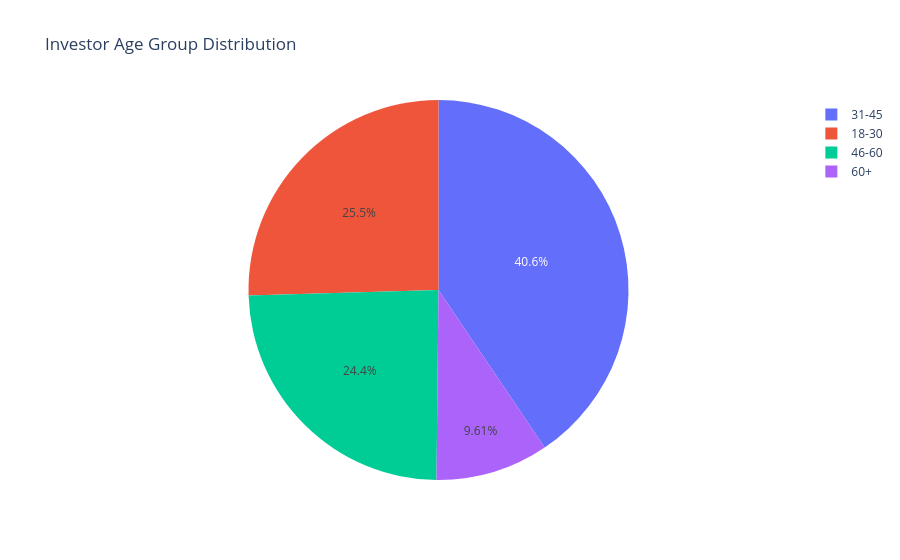
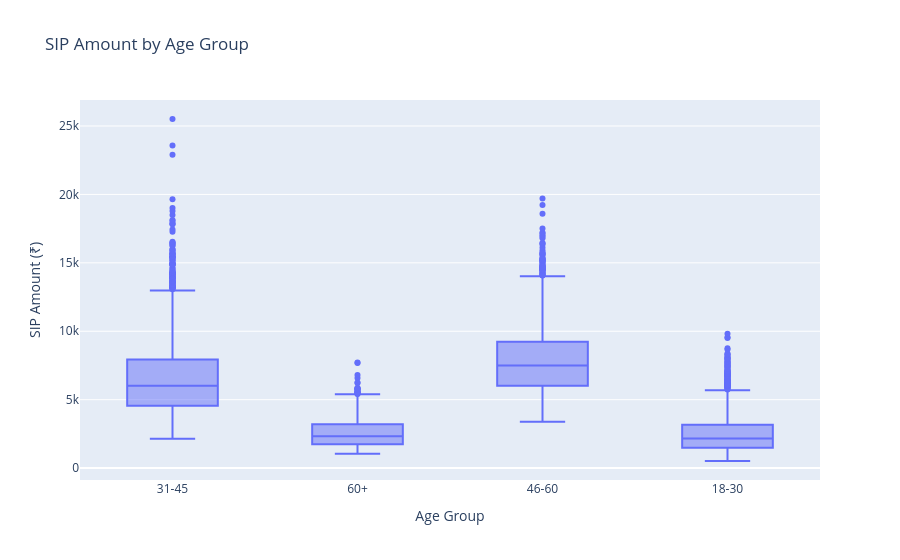
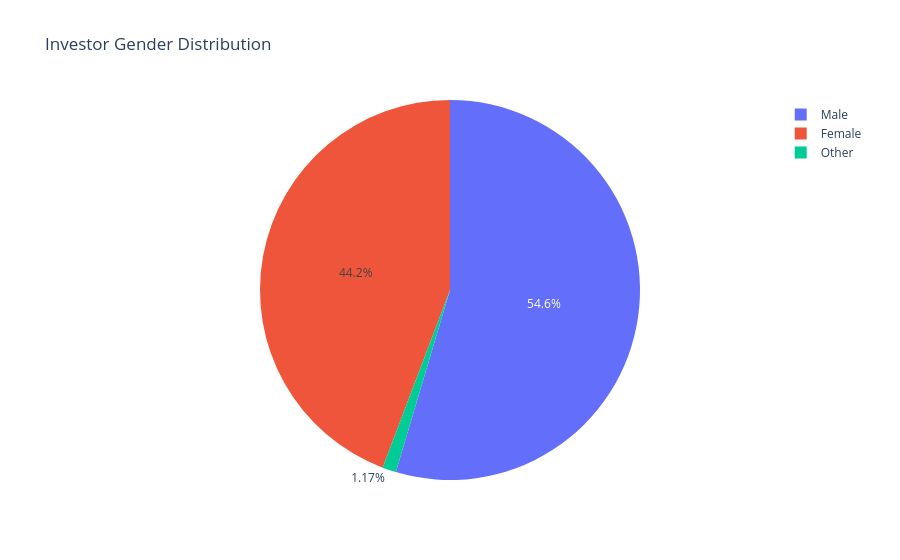

These figures' notebook cell, in order:
### Markdown cell above
### 7. Investor demographics (age, gender, SIP amount by age)

### Code cell
np.random.seed(42)
n_investors = 10000
ages = np.random.choice(['18-30', '31-45', '46-60', '60+'], size=n_investors, p=[0.25,0.40,0.25,0.10])
genders = np.random.choice(['Male', 'Female', 'Other'], size=n_investors, p=[0.55,0.44,0.01])
sip_amounts = []
for age in ages:
    if age == '18-30':
        amt = np.random.gamma(2, 1000) + 500
    elif age == '31-45':
        amt = np.random.gamma(3, 1500) + 2000
    elif age == '46-60':
        amt = np.random.gamma(4, 1200) + 3000
    else:
        amt = np.random.gamma(2, 800) + 1000
    sip_amounts.append(max(500, min(50000, amt)))

df_demo = pd.DataFrame({'age_group': ages, 'gender': genders, 'sip_amount': sip_amounts})

fig_age = px.pie(df_demo, names='age_group', title='Investor Age Group Distribution')
fig_age.show()
fig_age.write_html('../reports/eda_plots/age_pie.html')

fig_box = px.box(df_demo, x='age_group', y='sip_amount', title='SIP Amount by Age Group',
                 labels={'sip_amount': 'SIP Amount (₹)', 'age_group': 'Age Group'})
fig_box.show()
fig_box.write_html('../reports/eda_plots/sip_by_age.html')

fig_gender = px.pie(df_demo, names='gender', title='Investor Gender Distribution')
fig_gender.show()
fig_gender.write_html('../reports/eda_plots/gender_pie.html')
print("Demographics charts saved.")

### Figure 1 — Plotly figure (JSON) as saved in the notebook; plotly's stock layout.template omitted (floating-point values rounded to 4 significant figures; data arrays with more than 128 entries replaced by an {"elided": "..."} marker saying what was removed)
{"data": [{"domain": {"x": [0, 1], "y": [0, 1]}, "hovertemplate": "age_group=%{label}<extra></extra>", "labels": {"elided": "10000 str values"}, "legendgroup": "", "name": "", "showlegend": true, "type": "pie"}], "layout": {"legend": {"tracegroupgap": 0}, "title": {"text": "Investor Age Group Distribution"}}}

### Figure 2 — Plotly figure (JSON) as saved in the notebook; plotly's stock layout.template omitted (floating-point values rounded to 4 significant figures; data arrays with more than 128 entries replaced by an {"elided": "..."} marker saying what was removed)
{"data": [{"alignmentgroup": "True", "hovertemplate": "Age Group=%{x}<br>SIP Amount (₹)=%{y}<extra></extra>", "legendgroup": "", "marker": {"color": "#636efa"}, "name": "", "notched": false, "offsetgroup": "", "orientation": "v", "showlegend": false, "type": "box", "x": {"elided": "10000 str values"}, "x0": " ", "xaxis": "x", "y": {"elided": "10000 float values"}, "y0": " ", "yaxis": "y"}], "layout": {"boxmode": "group", "legend": {"tracegroupgap": 0}, "title": {"text": "SIP Amount by Age Group"}, "xaxis": {"anchor": "y", "domain": [0, 1], "title": {"text": "Age Group"}}, "yaxis": {"anchor": "x", "domain": [0, 1], "title": {"text": "SIP Amount (₹)"}}}}

### Figure 3 — Plotly figure (JSON) as saved in the notebook; plotly's stock layout.template omitted (floating-point values rounded to 4 significant figures; data arrays with more than 128 entries replaced by an {"elided": "..."} marker saying what was removed)
{"data": [{"domain": {"x": [0, 1], "y": [0, 1]}, "hovertemplate": "gender=%{label}<extra></extra>", "labels": {"elided": "10000 str values"}, "legendgroup": "", "name": "", "showlegend": true, "type": "pie"}], "layout": {"legend": {"tracegroupgap": 0}, "title": {"text": "Investor Gender Distribution"}}}
